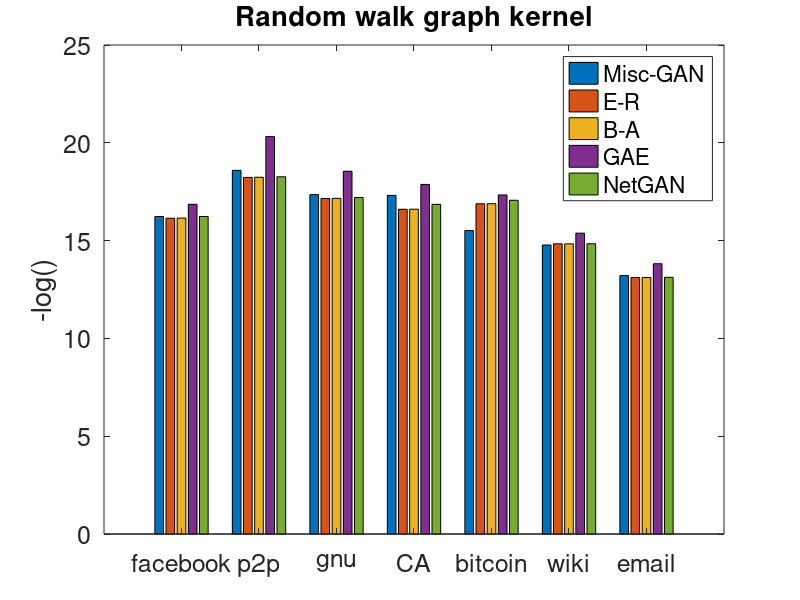

Here is the MATLAB script that generated this plot:

degree_facebook = [];
degree_wiki = [];
degree_p2p = [];
degree_bc = [];
degree_gnu = [];
degree_CA = [];
degree_email = [8.56E-01 4.238143566 2.911736982 1.09E+00 1.03E+00];

coef_facebook = [0.021573461 0.06607476 0.04826719 0.134933416 0.281401619];
coef_wiki = [0.020891959 0.284033178 0.174050588 0.354474684 0.436397701];
coef_p2p = [1.3749774 2.030172819 2.117149732 146.5213795 151.6558971];
coef_bc = [1.31982508 1.86848131 1.633203178 1.75984174 2.064657431];
coef_gnu = [0.006329814 0.002123987 0.002292609 0.04683803 0.045804066];
coef_CA = [0.289412817 0.244474165 0.226563393 0.219983906 0.357911598];
coef_email = [5.62E-02 2.16E-01 0.169512849 0.152744912 0.293283729];

kernel_facebook = [8.93E-08 9.76E-08 9.68E-08 4.78E-08 8.92E-08];
kernel_wiki = [3.83E-07 3.60E-07 3.61E-07 2.09E-07 3.59E-07];
kernel_p2p = [8.43E-09 1.21E-08 1.20E-08 1.50E-09 1.17E-08];
kernel_bc = [1.83E-07 4.65E-08 4.63E-08 2.96E-08 3.89E-08];
kernel_gnu = [2.91E-08 3.55E-08 3.53E-08 8.81E-09 3.38E-08];
kernel_CA = [3.03E-08 6.16E-08 6.14E-08 1.73E-08 4.79E-08];
kernel_email = [1.83E-06 2.02E-06 2.02E-06 9.97E-07 2.00E-06];

algorithm = {'Misc-GAN'; 'E-R'; 'B-A'; 'GAE';'NetGAN'};
coef = [coef_facebook; coef_p2p; coef_gnu; coef_CA; coef_bc; coef_wiki; coef_email;];
kernel = [kernel_facebook;  kernel_p2p; kernel_gnu; kernel_CA; kernel_bc;kernel_wiki; kernel_email];
dataset = {'facebook','p2p','gnu','CA','bitcoin','wiki','email'};

bar(-log(coef))
title('The KL divergence of clustering coefficient')
legend(algorithm,'Location','northeast')
set(gca,'xticklabel',dataset)
set(gca,'FontSize',18)
ylabel('-log()')

bar(-log(kernel))
title('Random walk graph kernel')
legend(algorithm,'Location','northeast')
set(gca,'xticklabel',dataset)
set(gca,'FontSize',18)
ylabel('-log()')